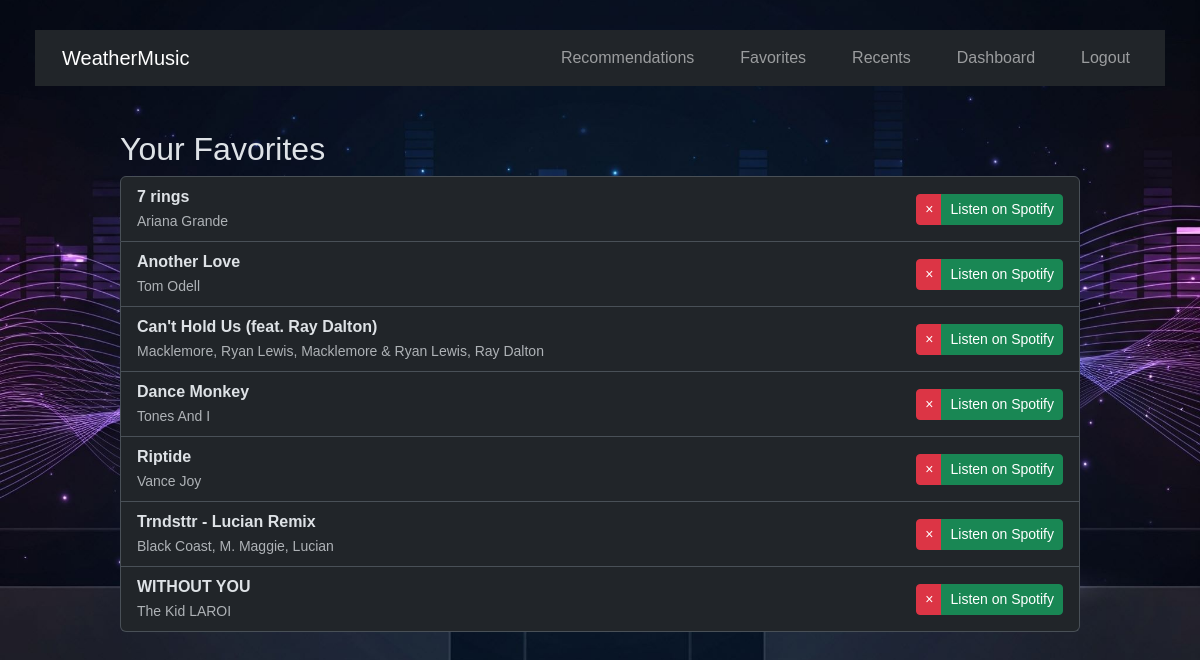
The app's page /favorites (signed in) with its own data.
### app.py (models this page shows)
class Favorite(db.Model):
    __tablename__ = 'favorites'
    favorite_id = db.Column(db.Integer, primary_key=True)
    user_id = db.Column(db.Integer, db.ForeignKey('users.user_id'), nullable=False)
    spotify_track_id = db.Column(db.String(100), nullable=False)
    title = db.Column(db.Text, nullable=False)
    artist = db.Column(db.Text, nullable=False)
    url = db.Column(db.Text, nullable=False)
    __table_args__ = (db.UniqueConstraint('user_id', 'spotify_track_id', name='_user_track_uc'),)

### app.py (the view)
@app.route('/favorites')
@login_required
def favorites_page():
    user_id = session['user_id']
    favorites = Favorite.query.filter_by(user_id=user_id).order_by(Favorite.title).all()
    return render_template('favorites.html', favorites=favorites)

### helpers.py (called while the page is built)
def login_required(f):
    @wraps(f)
    def decorated_function(*args, **kwargs):
        if 'user_id' not in session or session.get('is_guest'):
            flash('You need to be logged in to view this page.', 'error')
            return redirect(url_for('login'))
        return f(*args, **kwargs)
    return decorated_function

### templates/favorites.html (shortened to what this page needs)
{% extends "layout.html" %}
{% block content %}
    <h2>Your Favorites</h2>
    {% if favorites %}
        <ul class="list-group" id="favorites-list">
            {% for song in favorites %}
                <li class="list-group-item d-flex justify-content-between align-items-center">
                    <div class="me-auto">
                        <strong class="d-block">{{ song.title }}</strong>
                        <small class="text-muted">{{ song.artist }}</small>
                    </div>
                    <div class="btn-group ms-3">
                        <button onclick="removeFromFavorites(this, '{{ song.spotify_track_id }}')" class="btn btn-danger btn-sm">
                            &times; </button>
                        <a href="{{ song.url }}" target="_blank" onclick="logSongClick('{{ song.spotify_track_id }}', '{{ song.title | replace("'", "\\'") }}', '{{ song.artist | replace("'", "\\'") }}', '{{ song.url }}')" class="btn btn-success btn-sm">Listen on Spotify</a>
                    </div>
                </li>
            {% endfor %}
        </ul>
    {% else %}
        <p>You haven't favorited any songs yet.</p>
    {% endif %}
{% endblock %}

### templates/layout.html (shortened to what this page needs)
<!DOCTYPE html>
<html lang="en" data-bs-theme="dark">
<head>
    <link href="https://cdn.jsdelivr.net/npm/bootstrap@5.3.3/dist/css/bootstrap.min.css" rel="stylesheet">
    <link rel="stylesheet" href="https://cdn.jsdelivr.net/npm/bootstrap-icons@1.11.3/font/bootstrap-icons.min.css">
    <link rel="stylesheet" href="{{ url_for('static', filename='css/style.css') }}">
</head>
<body class="{% block body_class %}{% endblock %}">
    <nav class="navbar navbar-expand-lg navbar-dark bg-dark">
        <div class="container-fluid">
            <a class="navbar-brand" href="{{ url_for('index') }}">WeatherMusic</a>
            <div class="collapse navbar-collapse" id="navbarNav">
                <div class="navbar-nav ms-auto">
                    {% if session.user_id and not session.is_guest %}
                        <a class="nav-link" href="{{ url_for('recommendations_page') }}">Recommendations</a>
                        <a class="nav-link" href="{{ url_for('favorites_page') }}">Favorites</a>
                        <a class="nav-link" href="{{ url_for('recents_page') }}">Recents</a>
                    {% endif %}
                    {% if session.is_admin %}
                        <a class="nav-link" href="{{ url_for('dashboard') }}">Dashboard</a>
                    {% endif %}
                    {% if session.user_id and not session.is_guest %}
                        <a class="nav-link" href="{{ url_for('logout') }}">Logout</a>
                    {% elif session.is_guest or not session.user_id %}
                        <a class="nav-link" href="{{ url_for('login') }}">Login</a>
                        <a class="nav-link" href="{{ url_for('register') }}">Register</a>
                    {% endif %}
                </div>
            </div>
        </div>
    </nav>
    <div class="container mt-4">
        {% block content %}{% endblock %}
    </div>
</body>
</html>

### static/css/style.css (style rules this page uses)
body { font-family: sans-serif; margin: 0; padding: 20px; color: #dee2e6; background-color: #212529; background: #212529 url('../img/background.jpg') no-repeat center center fixed; background-size: cover; }
nav { background-color: #333; margin: 10px 15px; padding: 1rem; }
nav a { color: white; margin: 0 15px; text-decoration: none; }
.container { max-width: 1000px; margin: 20px auto; padding: 20px; border-radius: 8px; }

### records on screen
Favorite: title "7 rings", artist "Ariana Grande"
Favorite: title "Another Love", artist "Tom Odell"
Favorite: title "Can't Hold Us (feat. Ray Dalton)", artist "Macklemore, Ryan Lewis, Macklemore & Ryan Lewis, Ray Dalton"
Favorite: title "Dance Monkey", artist "Tones And I"
Favorite: title "Riptide", artist "Vance Joy"
Favorite: title "Trndsttr - Lucian Remix", artist "Black Coast, M. Maggie, Lucian"
Favorite: title "WITHOUT YOU", artist "The Kid LAROI"
